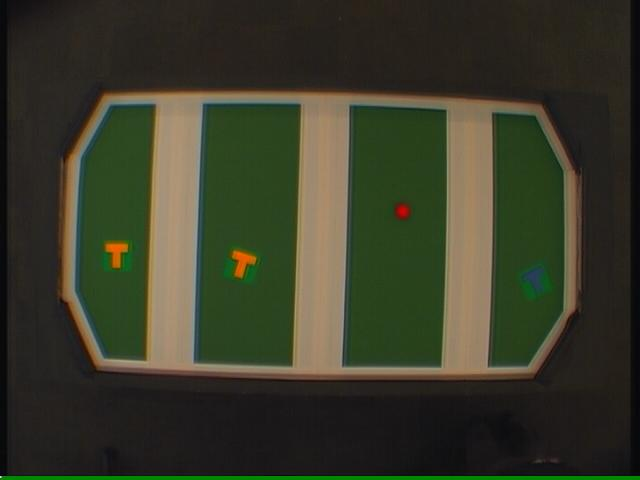
#> input picture img/t_all/00000001.jpg, 640 x 480 px; its folder holds only this picture in this run
$ python colorTrack_img.py   (Python 2 division)
#> lines starting #> are read from the running program, lines starting #| are printed output that depends on the picture; after the words box and inside, x2 and y2 are one past the last pixel; in counts of white or black regions, pixels touching at a corner belong together
import cv2
import numpy as np

i = 0
while(1):

    # Looping
    i = (i % 59) + 1

    print i
    # Take each frame
    frame = cv2.imread("../img/t_all/000000%02d.jpg" % i)
#> frame is the input picture: shape (480, 640, 3); mean B, G, R 41.3, 59.1, 57
    frame = cv2.GaussianBlur(frame,(5,5),0)
    print frame.size
#| 921600

    # crop to size of table
    pitch = frame[80:390,50:600]

    #split into zones
    zone1 = pitch[:,0:130]
    zone2 = pitch[:,131:270]
    zone3 = pitch[:,271:420]
    zone4 = pitch[:,421:]
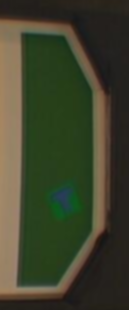
#> zone4: shape (310, 129, 3); mean B, G, R 44.2, 66.3, 62.9

    # Convert BGR to HSV for threshold
    hsv = cv2.cvtColor(frame, cv2.COLOR_BGR2HSV)
#> hsv: shape (480, 640, 3); mean H, S, V 41.7, 83.4, 65.1
    pitch_hsv = cv2.cvtColor(pitch, cv2.COLOR_BGR2HSV)
#> pitch_hsv: shape (310, 550, 3); mean H, S, V 36.2, 108.3, 89.4
    zone1_hsv = cv2.cvtColor(zone1, cv2.COLOR_BGR2HSV)
#> zone1_hsv: shape (310, 130, 3); mean H, S, V 37, 103.5, 92.2
    zone2_hsv = cv2.cvtColor(zone2, cv2.COLOR_BGR2HSV)
#> zone2_hsv: shape (310, 139, 3); mean H, S, V 39.4, 113.9, 95.3
    zone3_hsv = cv2.cvtColor(zone3, cv2.COLOR_BGR2HSV)
#> zone3_hsv: shape (310, 149, 3); mean H, S, V 35.9, 114.2, 94.2
    zone4_hsv = cv2.cvtColor(zone4, cv2.COLOR_BGR2HSV)
#> zone4_hsv: shape (310, 129, 3); mean H, S, V 32.8, 100.8, 73.3

    # define range of t_blue color in HSV define thresholds - need to check these values
    lower_blue = np.array([100,110,60])
    upper_blue = np.array([110,150,100])
    lower_red = np.array([0,240,175])
    upper_red = np.array([10,250,195])
    lower_yellow = np.array([10,235,190])
    upper_yellow = np.array([30,255,230])


# red = (255,0,0) - (100,20,20) RGB
# t_yellow = (232,93,0) - (180,100,10) RGB

    # Threshold the HSV zones to get only t_blue colors
    maskz1 = cv2.inRange(zone1_hsv, lower_yellow, upper_yellow)
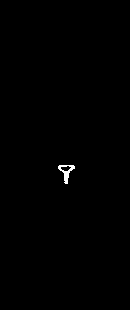
#> maskz1: shape (310, 130); 0.3% white; 1 white region, box (x1, y1, x2, y2) and area: (58, 165, 75, 184) 122
    maskz2 = cv2.inRange(zone2_hsv, lower_yellow, upper_yellow)
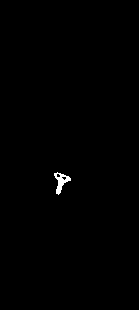
#> maskz2: shape (310, 139); 0.37% white; 1 white region
    maskz3 = cv2.inRange(zone3_hsv, lower_yellow, upper_yellow)
#> maskz3: shape (310, 149); every value is 0
    maskz4 = cv2.inRange(zone4_hsv, lower_yellow, upper_yellow)
#> maskz4: shape (310, 129); every value is 0
    # [13 lines of commented-out code are left out]
    contours1, h  = cv2.findContours(maskz1,cv2.RETR_TREE,cv2.CHAIN_APPROX_SIMPLE)
#> contours1 = 2 contours; box (x1, y1, x2, y2) and area: (58, 165, 75, 184) 126, (60, 165, 72, 172) 42; h = [[-1, -1, 1, -1], [-1, -1, -1, 0]]
    contours2, h  = cv2.findContours(maskz2,cv2.RETR_TREE,cv2.CHAIN_APPROX_SIMPLE)
#> contours2 = 3 contours, 2 with area under 20; largest, box (x1, y1, x2, y2) and area: (54, 172, 71, 195) 147; h = [[-1, -1, 1, -1], [2, -1, -1, 0], [-1, 1, -1, 0]]
    contours3, h  = cv2.findContours(maskz3,cv2.RETR_TREE,cv2.CHAIN_APPROX_SIMPLE)
#> contours3 = []; h = None
    contours4, h  = cv2.findContours(maskz4,cv2.RETR_TREE,cv2.CHAIN_APPROX_SIMPLE)
#> contours4 = []


    # draw contours
    cv2.drawContours(pitch, contours1, -1, (0,255,0), 3,offset=(0,0))
    cv2.drawContours(pitch, contours2, -1, (0,255,0), 3,offset=(130,0))
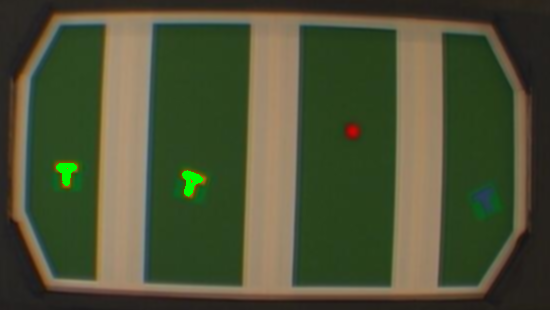
#> pitch: shape (310, 550, 3); mean B, G, R 53.2, 81.6, 76.2
    cv2.drawContours(pitch, contours3, -1, (0,255,0), 3,offset=(270,0))
    cv2.drawContours(pitch, contours4, -1, (0,255,0), 3,offset=(420,0))

    pitch_edges = cv2.Canny(frame,100,200)	# Edge detection
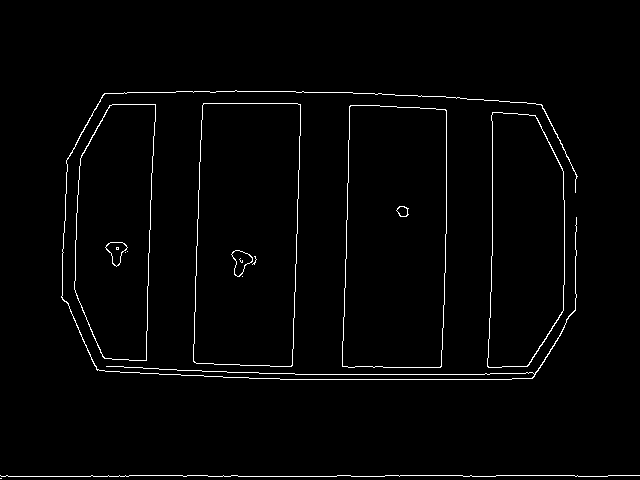
#> pitch_edges: shape (480, 640); 1.8% white in thin lines or dots, all inside (x1, y1, x2, y2) = (0, 90, 640, 479)

    # [6 lines of commented-out code are left out]
    cv2.imshow("edges",pitch_edges)
    cv2.imshow("z1",zone1)
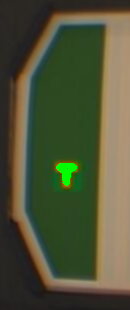
#> window 'z1': shape (310, 130, 3); mean B, G, R 55.4, 83.4, 79.6
    cv2.imshow("z2",zone2)
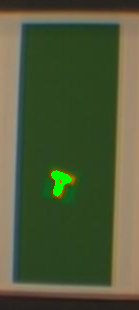
#> window 'z2': shape (310, 139, 3); mean B, G, R 56.7, 88.8, 78.6
    cv2.imshow("z3",zone3)
    cv2.imshow("z4",zone4)
    cv2.imshow("img",pitch)

    k = cv2.waitKey(5) & 0xFF # press ESC to end
#> (key Esc is pressed here)
    if k == 27:
        break

cv2.destroyAllWindows()

#adapted from
# http://docs.opencv.org/trunk/doc/py_tutorials/py_imgproc/py_colorspaces/py_colorspaces.html#converting-colorspaces
